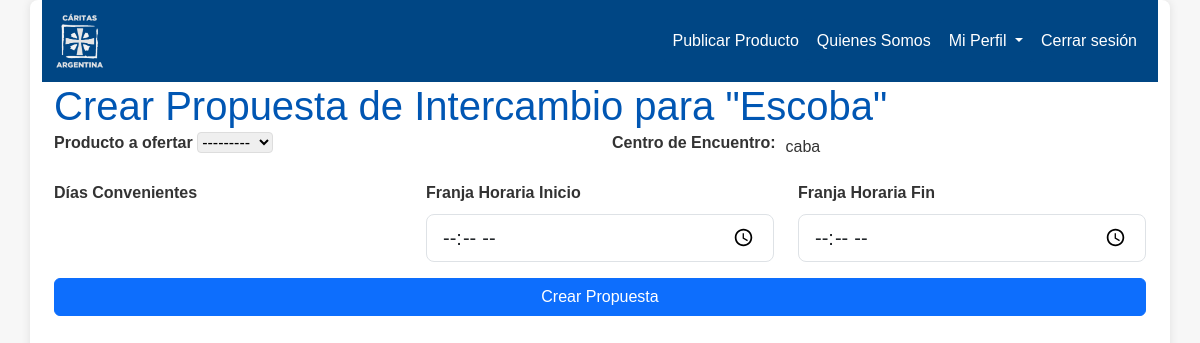
/crear_oferta/2/ (signed in), run on an earlier commit of the app's database.
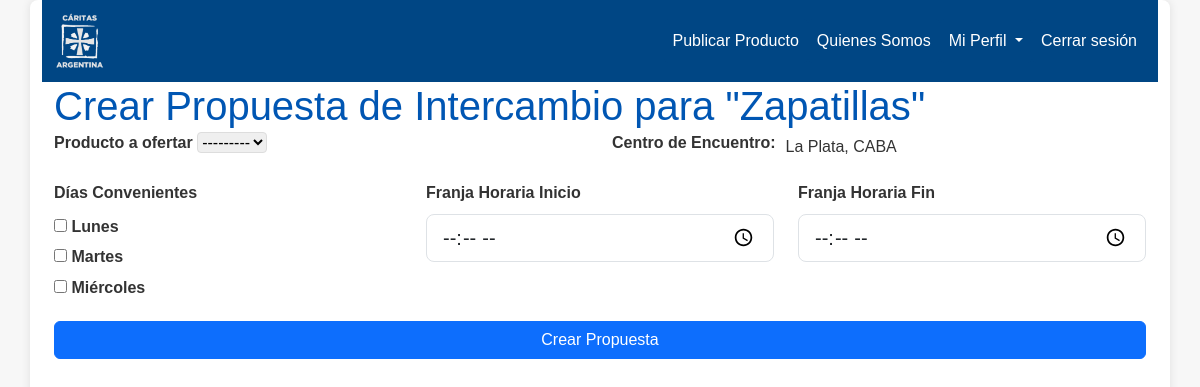
And on a later commit of the database.
### intercambios_caritas/models.py (models this page shows, shortened)
class Publicacion(models.Model):
    PUNTOS_ENC = [
        ('La Plata', 'La Plata'),
        ('CABA', 'CABA'),
        ('Quilmes', 'Quilmes'),
        ('Temperley', 'Temperley'),
    ]
    CATEGORIAS = [
        ('Alimentos', 'Alimentos'),
        ('Ropa', 'Ropa'),
        ('Utiles escolares', 'Utiles escolares'),
        ('Artículos de limpieza', 'Artículos de limpieza'),
    ]
    ESTADOS = [
        ('Sin especificar', 'Sin especificar'),
        ('Usado', 'Usado'),
        ('Nuevo', 'Nuevo'),
    ]
    DIAS_SEMANA = [
        ('Lunes', 'Lunes'),
        ('Martes', 'Martes'),
        ('Miércoles', 'Miércoles'),
        ('Jueves', 'Jueves'),
        ('Viernes', 'Viernes'),
        ('Sábado', 'Sábado'),
        ('Domingo', 'Domingo'),
    ]
    nombre = models.CharField(max_length=50, blank=False, null=False)
    descripcion = models.CharField(max_length=280, blank=True, null=False, default="Sin descripción")
    imagen = models.ImageField()
    categoria = models.CharField(max_length=50, blank=False, null=False, choices=CATEGORIAS, default="Otros")
    estado = models.CharField(max_length=50, blank=False, null=False, choices=ESTADOS, default=ESTADOS[0][0])
    punto_encuentro = MultiSelectField(choices=PUNTOS_ENC, blank=True, max_length=100)
    dias_convenientes = MultiSelectField(choices=DIAS_SEMANA, blank=True, max_length=100)
    franja_horaria_inicio = models.TimeField(default=datetime.time(9,0,0)) # 9 AM
    franja_horaria_fin = models.TimeField(default=datetime.time(18,0,0)) # 6 PM
    franja_horaria = models.CharField(max_length=50, blank=True, null=True)
    usuario = models.ForeignKey(Usuario, on_delete=models.CASCADE, default=get_default_user)
    FRANJA_HORARIA_REGEX = r'^entre las (\d{2}):(\d{2}) y las (\d{2}):(\d{2})$'
    def __str__(self):
        return self.nombre

### intercambios_caritas/views.py (the view)
# urls.py: path('crear_oferta/<int:publicacion_id>/', views.crear_oferta, name='crear_oferta'),
def crear_oferta(request, publicacion_id):
    publicacion_demandada = Publicacion.objects.get(id=publicacion_id)
    if request.method == "POST":
        form = IntercambioForm(
            request.POST,
            user=request.user,
            dias=publicacion_demandada.dias_convenientes,
            punto=publicacion_demandada.punto_encuentro,
            categoria=publicacion_demandada.categoria,
            franja_horaria_inicio=publicacion_demandada.franja_horaria_inicio,
            franja_horaria_fin=publicacion_demandada.franja_horaria_fin
        )
        if form.is_valid():
            propuesta = form.save(commit=False)
            propuesta.publicacion_demandada = publicacion_demandada
            propuesta.publicacion_ofertante = form.cleaned_data['publicacion_ofertante']
            if propuesta.es_valida():
                propuesta.save()
                messages.success(request, "Propuesta de intercambio creada exitosamente.")
                return redirect('home')
            else:
                messages.error(request, "Propuesta de intercambio inválida.") # aca entra cuando no cumple con las RDN
        else:
            messages.error(request, "Verifique los datos ingresados.") # aca entra cuando directamente manda el formulario y hay algun dato mal
    else:
        form = IntercambioForm(
            user=request.user,
            dias=publicacion_demandada.dias_convenientes,
            punto=publicacion_demandada.punto_encuentro,
            categoria=publicacion_demandada.categoria,
            franja_horaria_inicio=publicacion_demandada.franja_horaria_inicio,
            franja_horaria_fin=publicacion_demandada.franja_horaria_fin
        )
    context = {
        'form': form,
        'publicacion_demandada': publicacion_demandada
    }
    return render(request, 'publicacion/crear_oferta.html', context)

### templates/publicacion/crear_oferta.html (shortened to what this page needs)
{% extends 'layouts/base.html' %}
{% block content %}
{% include 'layouts/navbar.html' %}
<div class="container">
    <h1>Crear Propuesta de Intercambio para "{{ publicacion_demandada.nombre }}"</h1>
    <form method="post">
        <div class="row">
            <div class="col-md-6 mb-3">
                <label for="publicacion_ofertante" class="form-label">Producto a ofertar</label>
                {{ form.publicacion_ofertante }}
            </div>
            {% if form.centro_encuentro.field.widget.is_hidden %}
            <div class="col-md-6 mb-3" style="display: flex; align-items: center;">
                <label class="form-label" style="margin-right: 10px;">Centro de Encuentro:</label> <p>{{ form.centro_encuentro.initial }}</p>
            </div>
            {% else %}
            <div class="col-md-6 mb-3" style="display: flex; align-items: center;">
                <label for="centro_encuentro" class="form-label" style="margin-right: 10px;">Centro de Encuentro:</label> {{ form.centro_encuentro }}
            </div>
            {% endif %}
        </div>
        <div class="row">
            <div class="col-md-4 mb-3">
                <label for="dias_convenientes" class="form-label">Días Convenientes</label>
                {{ form.dias_convenientes }}
            </div>
            <div class="col-md-4 mb-3">
                <label for="franja_horaria_inicio" class="form-label">Franja Horaria Inicio</label>
                <input type="time" id="franja_horaria_inicio" name="franja_horaria_inicio" class="form-control form-control-lg"/>
            </div>
            <div class="col-md-4 mb-3">
                <label for="franja_horaria_fin" class="form-label">Franja Horaria Fin</label>
                <input type="time" id="franja_horaria_fin" name="franja_horaria_fin" class="form-control form-control-lg" />
            </div>
        </div>
        <button type="submit" class="btn btn-primary">Crear Propuesta</button>
    </form>
</div>
{% endblock %}

What changed in the data, as far as the page shows it:
changed Publicacion: nombre "Escoba" → "Zapatillas"; centro_encuentro.initial "caba" → "La Plata, CABA"
Also different on the page:
form field dias_convenientes: (not shown) → "☐ ☐ ☐"
text now shown: "Lunes Martes Miércoles"
